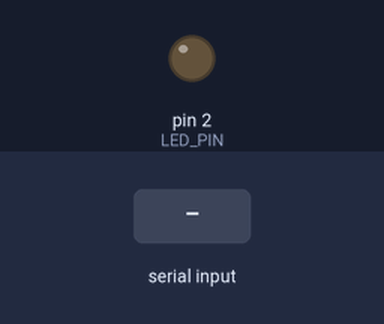
Bench run of a sketch on a simulated Arduino Uno, built with avr-gcc and run on an emulated ATmega328P. Shown: output pins drawn as LEDs (lit = HIGH). Inputs (shaded band) come from the test bench.

Above: at 1.2 s.
1.3 s: "D:\n" received over Serial
At 2.1 s:
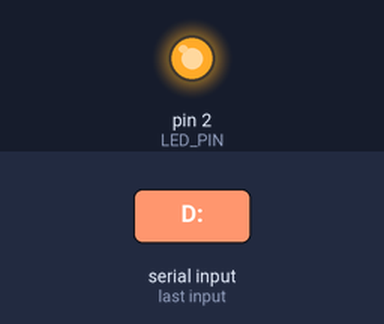
2.8 s: "D:90\n" received over Serial
At 3.2 s:
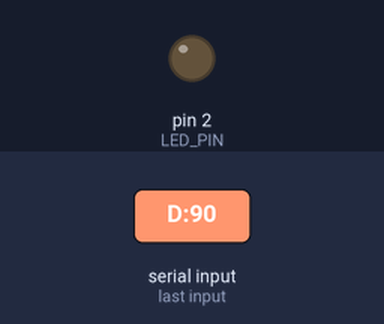
4.3 s: "D:,45\n" received over Serial
At 5.5 s:
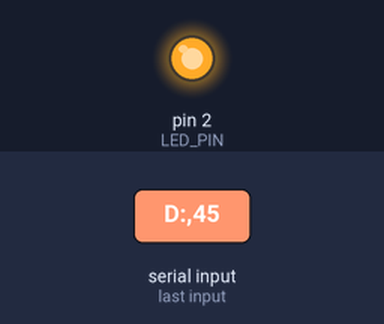
Timing chart, 0 to 7.3 s (numbered marks = the images above; inputs shaded):
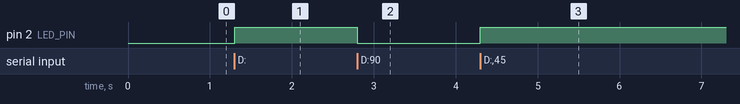

The sketch:

master.ino
```cpp
// const int LED_PIN = 16;
// const int BUTTON_PIN = 12;

// HardwareSerial Serial1(1);

// void setup() {
//   pinMode(LED_PIN, OUTPUT);
//   pinMode(BUTTON_PIN, INPUT_PULLUP);
//   Serial.begin(9600);
//   Serial1.begin(9600, SERIAL_8N1, 2, 4); // RX, TX pins for Serial1
// }
//11
// void loop() {
//   if (Serial1.available() > 0) {
//     char incomingByte = Serial1.read();
//     if (incomingByte == '1') {
//       digitalWrite(LED_PIN, HIGH);
//       Serial.println("LED turned ON by Arduino Uno");
//     } else if (incomingByte == '0') {
//       digitalWrite(LED_PIN, LOW);
//       Serial.println("LED turned OFF by Arduino Uno");
//     }
//   }
//   if (digitalRead(BUTTON_PIN) == LOW) {
//     Serial1.println("1"); // Send signal to Arduino Uno
//     delay(1000); // Debounce delay
//   }
//   delay(100);
// }


// use this
#include <Arduino.h>

#define LED_PIN 2
const int uartRxpin = 16;

void setup()
{
    Serial.begin(115200);
    pinMode(LED_PIN, OUTPUT);
}

void loop()
{
    if (Serial.available() > 0)
    {
        String input = Serial.readStringUntil('\n');
        if (input.startsWith("D:"))
         {
            int distance = input.substring(2).toInt();
            if (distance < 20)
            {
                digitalWrite(LED_PIN, HIGH); // Turn on LED
            }
            else
             {
                digitalWrite(LED_PIN, LOW); // Turn off LED
             }
        }
    }
}
```

Measured:
- after the input at 1.3 s, pin 2 (LED_PIN): LOW → HIGH at once
- after the input at 2.8 s, pin 2 (LED_PIN): HIGH → LOW at once
- after the input at 4.3 s, pin 2 (LED_PIN): LOW → HIGH at once
